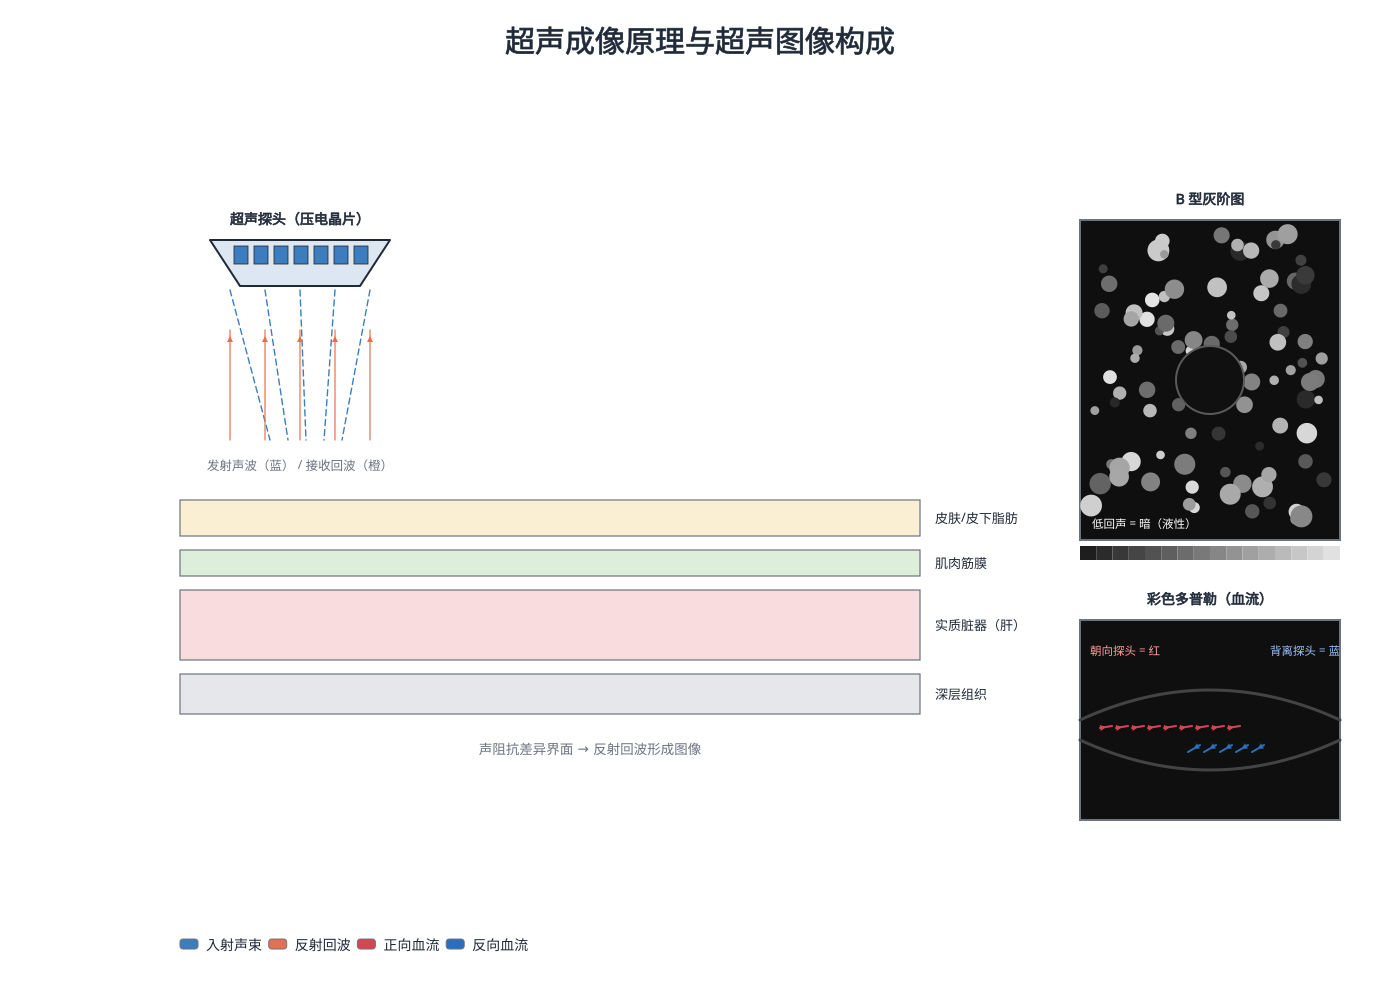

This chart was generated by the following Python code:
# -*- coding: utf-8 -*-
"""超声医学：成像原理与典型图像"""
import os, sys
sys.path.insert(0, r"C:\Users\Administrator\.workbuddy\skills\medical-illustration\scripts")
from bio_graphics import Canvas, C

OUT = os.path.expanduser("~/.workbuddy/skills/medical-illustration/assets/examples/disciplines")
os.makedirs(OUT, exist_ok=True)

c = Canvas(1400, 1000)
c.title("超声成像原理与超声图像构成", size=30)

# ---------- 左：探头与声束 ----------
PX, PY = 300, 240
# 探头
c.path(f"M {PX-90} {PY} L {PX+90} {PY} L {PX+60} {PY+46} L {PX-60} {PY+46} Z",
       fill="#DDE7F2", stroke=C["ink"], width=2.0)
c.text(PX, PY - 16, "超声探头（压电晶片）", size=14, bold=True)
for i in range(7):
    c.rect(PX - 66 + i * 20, PY + 6, 14, 18, fill=C["blue"], stroke=C["ink"], width=0.8)
# 声束
for i in range(5):
    x0 = PX - 70 + i * 35
    c.line(x0, PY + 50, PX - 30 + i * 18, PY + 200, color=C["blue"], width=1.4, dash="6 4")
    c.arrow(x0, PY + 200, x0, PY + 90, kind="activation", color=C["orange"], width=1.2, head_size=6)
c.text(PX, PY + 230, "发射声波（蓝） / 接收回波（橙）", size=12.5, fill=C["gray"])

# 组织分层（回波界面）
layers = [("皮肤/皮下脂肪", "#FBEFD3", 36), ("肌肉筋膜", "#DDEEDB", 26),
          ("实质脏器（肝）", "#F9DCDE", 70), ("深层组织", "#E5E7EB", 40)]
ly = PY + 260
for name, col, hh in layers:
    c.rect(180, ly, 740, hh, fill=col, stroke=C["gray"], width=1.2)
    c.text(935, ly + hh/2 + 5, name, size=13, anchor="start")
    ly += hh + 14
c.text(590, ly + 26, "声阻抗差异界面 → 反射回波形成图像", size=13.5, fill=C["gray"])

# ---------- 右上：B-mode 图 ----------
c.rect(1080, 220, 260, 320, fill="#0F0F0F", stroke=C["gray"], width=2.0)
c.text(1210, 204, "B 型灰阶图", size=14, bold=True)
# 灰阶纹理
import math, random
random.seed(3)
for i in range(90):
    x = 1090 + random.random() * 240
    y = 232 + random.random() * 290
    v = random.random()
    g = int(40 + v * 190)
    c.circle(x, y, 4 + random.random() * 7, fill=f"#{g:02x}{g:02x}{g:02x}")
# 无回声囊肿
c.circle(1210, 380, 34, fill="#101010", stroke="#5a5a5a", width=2.0)
c.text(1092, 528, "低回声 = 暗（液性）", size=11.5, fill="#FFFFFF", anchor="start")
# 灰阶条
for i in range(16):
    g = 30 + i * 13
    c.rect(1080 + i * 16.25, 546, 16.25, 14, fill=f"#{g:02x}{g:02x}{g:02x}")

# ---------- 右下：彩色多普勒 ----------
c.rect(1080, 620, 260, 200, fill="#0F0F0F", stroke=C["gray"], width=2.0)
c.text(1210, 604, "彩色多普勒（血流）", size=14, bold=True)
c.path(f"M 1080 720 Q 1210 660 1340 720", stroke="#444444", width=3.0)
c.path(f"M 1080 740 Q 1210 800 1340 740", stroke="#444444", width=3.0)
for i in range(9):
    xx = 1100 + i * 16
    c.arrow(xx, 728, xx + 12, 726, kind="activation", color="#D64550", width=2.0, head_size=6)
for i in range(5):
    xx = 1200 + i * 16
    c.arrow(xx, 745, xx - 12, 752, kind="activation", color="#2A6FBF", width=2.0, head_size=6)
c.text(1090, 655, "朝向探头 = 红", size=11.5, fill="#FF9A9A", anchor="start")
c.text(1340, 655, "背离探头 = 蓝", size=11.5, fill="#9AC2FF", anchor="end")

# 底部要点
c.add("legend_row", 180, 950, items=[
    (C["blue"], "入射声束"), (C["orange"], "反射回波"),
    ("#D64550", "正向血流"), ("#2A6FBF", "反向血流")], size=14)

c.save(os.path.join(OUT, "ultrasound_principle.svg"))
c.export(os.path.join(OUT, "ultrasound_principle"), formats=("png",), dpi=300)
print("ultrasound done")
